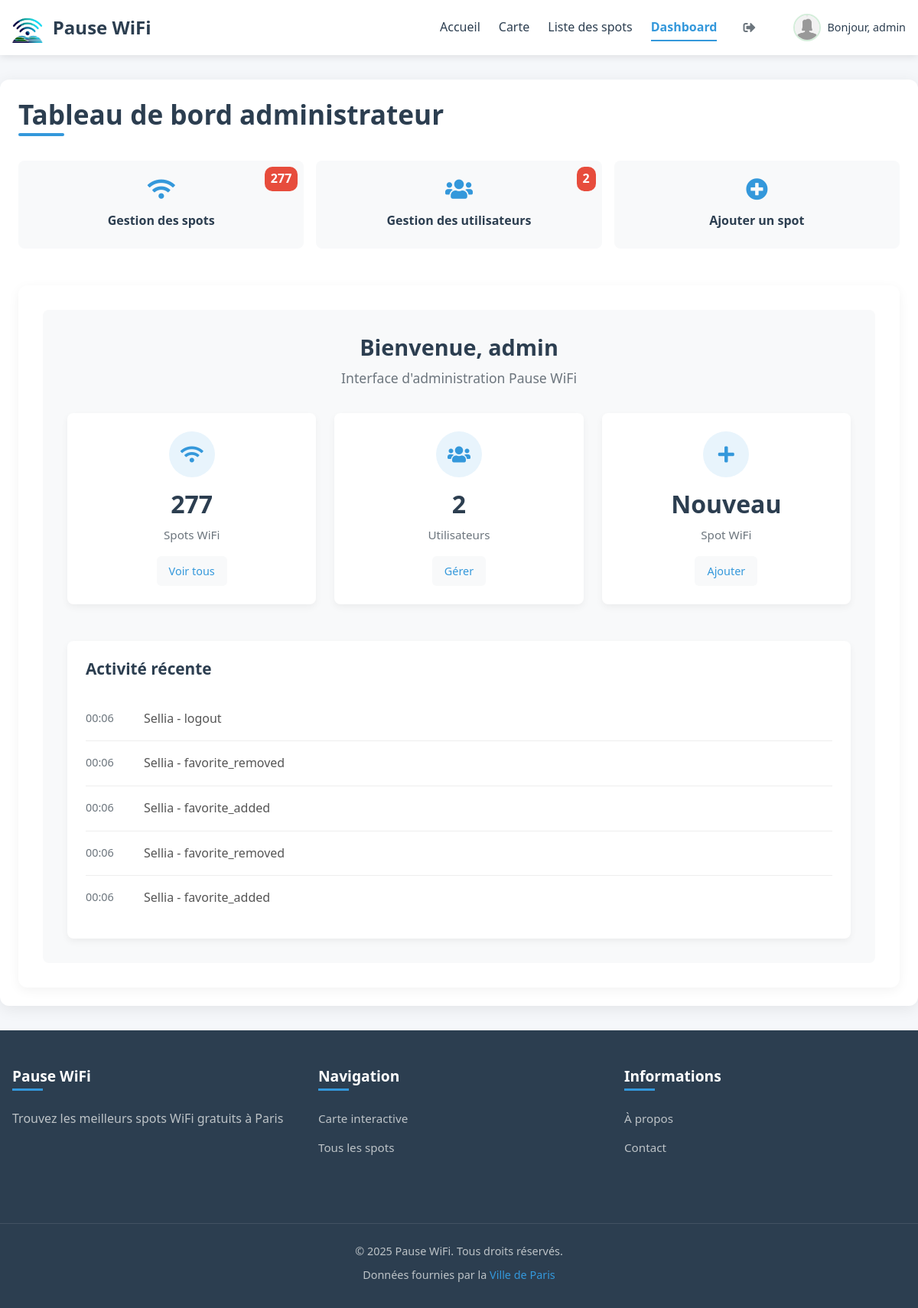
Page /?page=admin (signed in) on the committed database.
### tables this page shows
CREATE TABLE `users` (
  `id` int NOT NULL,
  `username` varchar(50) NOT NULL,
  `email` varchar(100) NOT NULL,
  `password` varchar(255) NOT NULL,
  `role` enum('user','admin') DEFAULT 'user',
  `created_at` timestamp NULL DEFAULT CURRENT_TIMESTAMP,
  `updated_at` timestamp NULL DEFAULT CURRENT_TIMESTAMP ON UPDATE CURRENT_TIMESTAMP,
  `reset_token` varchar(255) DEFAULT NULL,
  `reset_expires` int DEFAULT NULL,
  `profile_picture` varchar(255) DEFAULT NULL
);

CREATE TABLE `activity_logs` (
  `id` int NOT NULL,
  `user_id` int DEFAULT NULL,
  `action` varchar(50) NOT NULL,
  `details` text,
  `ip_address` varchar(45) DEFAULT NULL,
  `created_at` timestamp NULL DEFAULT CURRENT_TIMESTAMP
);

### www/models/User.php (called while the page is built, shortened)
<?php
class User {
    private $db;
    public function __construct($db) {
        $this->db = $db;
    }
    public function getAllUsers() {
        $query = "SELECT id, username, email, role, created_at FROM users ORDER BY username ASC";
        $stmt = $this->db->prepare($query);
        $stmt->execute();
        return $stmt->fetchAll(PDO::FETCH_ASSOC);
    }
    public function getProfilePicture($userId) {
        $query = "SELECT profile_picture FROM users WHERE id = :id";
        $stmt = $this->db->prepare($query);
        $stmt->bindParam(':id', $userId, PDO::PARAM_INT);
        $stmt->execute();
        $result = $stmt->fetch(PDO::FETCH_ASSOC);
        return $result['profile_picture'] ?? null;
    }
}
?>

### www/models/WifiSpot.php (called while the page is built, shortened)
<?php
class WifiSpot {
    private $db;
    public function __construct($db) {
        $this->db = $db;
    }
    public function getAllSpots() {
        $query = "SELECT * FROM wifi_spots ORDER BY site_name ASC";
        $stmt = $this->db->prepare($query);
        $stmt->execute();
        return $stmt->fetchAll(PDO::FETCH_ASSOC);
    }
}
?>

### www/models/ActivityLog.php (called while the page is built, shortened)
<?php
class ActivityLog {
    private $db;
    public function __construct($db) {
        $this->db = $db;
    }
    public function getRecentLogs($limit = 50) {
        $query = "SELECT al.*, u.username
                 FROM activity_logs al
                 LEFT JOIN users u ON al.user_id = u.id
                 ORDER BY al.created_at DESC
                 LIMIT :limit";
        $stmt = $this->db->prepare($query);
        $stmt->bindParam(':limit', $limit, PDO::PARAM_INT);
        $stmt->execute();
        return $stmt->fetchAll(PDO::FETCH_ASSOC);
    }
}
?>

### www/views/admin_dashboard.php (the view, shortened to what this page needs)
<?php
require_once __DIR__ . '/partials/header.php';
$tab = $_GET['tab'] ?? 'welcome';
$db = Database::getInstance();
$wifiSpotModel = new WifiSpot($db);
$userModel = new User($db);
$spots = $wifiSpotModel->getAllSpots();
$users = $userModel->getAllUsers();
$totalSpots = count($spots);
$totalUsers = count($users);
?>
<div class="admin">
    <h1 class="admin__title">Tableau de bord administrateur</h1>
    <div class="admin__menu">
        <a href="/?page=admin&tab=spots" class="admin__menu-btn <?= $tab === 'spots' ? 'admin__menu-btn--active' : '' ?>">
            <i class="fas fa-wifi"></i>
            <span>Gestion des spots</span>
            <span class="admin__badge"><?= $totalSpots ?></span>
        </a>
        <a href="/?page=admin&tab=users" class="admin__menu-btn <?= $tab === 'users' ? 'admin__menu-btn--active' : '' ?>">
            <i class="fas fa-users"></i>
            <span>Gestion des utilisateurs</span>
            <span class="admin__badge"><?= $totalUsers ?></span>
        </a>
        <a href="/?page=admin&tab=add-spot" class="admin__menu-btn <?= $tab === 'add-spot' ? 'admin__menu-btn--active' : '' ?>">
            <i class="fas fa-plus-circle"></i>
            <span>Ajouter un spot</span>
        </a>
    </div>
    <div class="admin__content">
        <?php if ($tab === 'welcome'): ?>
            <div class="admin__welcome">
                <div class="admin__welcome-header">
                    <h2 class="admin__welcome-title">Bienvenue, <?= htmlspecialchars($_SESSION['username']) ?></h2>
                    <p class="admin__welcome-subtitle">Interface d'administration Pause WiFi</p>
                </div>
                <div class="admin__stats">
                    <div class="admin__stat-card">
                        <div class="admin__stat-icon">
                            <i class="fas fa-wifi"></i>
                        </div>
                        <h3 class="admin__stat-number"><?= $totalSpots ?></h3>
                        <p class="admin__stat-label">Spots WiFi</p>
                        <a href="/?page=admin&tab=spots" class="admin__stat-link">Voir tous</a>
                    </div>
                    <div class="admin__stat-card">
                        <div class="admin__stat-icon">
                            <i class="fas fa-users"></i>
                        </div>
                        <h3 class="admin__stat-number"><?= $totalUsers ?></h3>
                        <p class="admin__stat-label">Utilisateurs</p>
                        <a href="/?page=admin&tab=users" class="admin__stat-link">Gérer</a>
                    </div>
                    <div class="admin__stat-card">
                        <div class="admin__stat-icon">
                            <i class="fas fa-plus"></i>
                        </div>
                        <h3 class="admin__stat-number">Nouveau</h3>
                        <p class="admin__stat-label">Spot WiFi</p>
                        <a href="/?page=admin&tab=add-spot" class="admin__stat-link">Ajouter</a>
                    </div>
                </div>
                <div class="admin__activity">
                    <h3 class="admin__activity-title">Activité récente</h3>
                    <?php
                    $activityLog = new ActivityLog($db);
                    $recentLogs = $activityLog->getRecentLogs(5);
                    ?>
                    <?php if (!empty($recentLogs)): ?>
                        <ul class="admin__activity-list">
                            <?php foreach ($recentLogs as $log): ?>
                                <li class="admin__activity-item">
                                    <span class="admin__activity-time">
                                        <?= date('H:i', strtotime($log['created_at'])) ?>
                                    </span>
                                    <span class="admin__activity-details">
                                        <?= htmlspecialchars($log['username'] ?? 'Système') ?> -
                                        <?= htmlspecialchars($log['action']) ?>
                                    </span>
                                </li>
                            <?php endforeach; ?>
                        </ul>
                    <?php else: ?>
                        <p class="admin__activity-empty">Aucune activité récente</p>
                    <?php endif; ?>
                </div>
            </div>
        <?php endif; ?>
    </div>
</div>
<?php require_once __DIR__ . '/partials/footer.php'; ?>

### www/views/partials/header.php (shortened to what this page needs)
<?php
$currentPage = $_GET['page'] ?? 'home';
?>
<!DOCTYPE html>
<html lang="fr">
<head>
    <link rel="stylesheet" href="/assets/css/global.css">
    <link rel="stylesheet" href="/assets/css/header_footer.css">
    <link rel="stylesheet" href="/assets/css/home.css">
    <link rel="stylesheet" href="/assets/css/auth.css">
    <link rel="stylesheet" href="/assets/css/map.css">
    <link rel="stylesheet" href="/assets/css/list.css">
    <link rel="stylesheet" href="/assets/css/spot-detail.css">
    <link rel="stylesheet" href="/assets/css/favorites.css">
    <link rel="stylesheet" href="/assets/css/about.css">
    <link rel="stylesheet" href="/assets/css/contact.css">
    <link rel="stylesheet" href="/assets/css/admin.css">
    <link rel="stylesheet" href="/assets/css/edit-spot.css">
    <link rel="stylesheet" href="/assets/css/not_found.css">
    <link rel="stylesheet" href="/assets/css/profile.css">
    <link rel="stylesheet" href="https://cdnjs.cloudflare.com/ajax/libs/font-awesome/5.15.4/css/all.min.css">
    <link rel="stylesheet" href="https://unpkg.com/leaflet@1.9.4/dist/leaflet.css">
    <link rel="stylesheet" href="https://unpkg.com/leaflet.markercluster@1.4.1/dist/MarkerCluster.Default.css">
</head>
<body>
    <header class="header">
        <div class="header__container">
            <div class="header__logo">
                <a href="/?page=home" class="header__logo-link" aria-label="Accueil">
                    <img src="/assets/img/logo.png" alt="Pause WiFi Logo" class="header__logo-img" width="40" height="40">
                    <span class="header__logo-text">Pause WiFi</span>
                </a>
            </div>
            <nav class="header__nav" aria-label="Navigation principale">
                <ul class="header__nav-list">
                    <li class="header__nav-item <?= $currentPage === 'home' ? 'header__nav-item--active' : '' ?>">
                        <a href="/?page=home" class="header__nav-link">Accueil</a>
                    </li>
                    <li class="header__nav-item <?= $currentPage === 'map' ? 'header__nav-item--active' : '' ?>">
                        <a href="/?page=map" class="header__nav-link">Carte</a>
                    </li>
                    <li class="header__nav-item <?= $currentPage === 'list' ? 'header__nav-item--active' : '' ?>">
                        <a href="/?page=list" class="header__nav-link">Liste des spots</a>
                    </li>
                    <?php if (isset($_SESSION['user_id'])): ?>
                        <?php if ($_SESSION['role'] === 'admin'): ?>
                            <li class="header__nav-item <?= $currentPage === 'admin' ? 'header__nav-item--active' : '' ?>">
                                <a href="/?page=admin" class="header__nav-link">Dashboard</a>
                            </li>
                        <?php else: ?>
                            <li class="header__nav-item <?= $currentPage === 'favorites' ? 'header__nav-item--active' : '' ?>">
                                <a href="/?page=favorites" class="header__nav-link">Mes Favoris</a>
                            </li>
                        <?php endif; ?>
                        <li class="header__nav-item">
                            <a href="/logout.php" class="header__logout" aria-label="Déconnexion">
                                <i class="fas fa-sign-out-alt header__logout-icon"></i>
                            </a>
                        </li>
                        <li class="header__user <?= $_SESSION['role'] === 'admin' ? 'header__user--admin' : '' ?>">
                            <?php
                            $profilePicture = isset($_SESSION['user_id'])
                                ? $userModel->getProfilePicture($_SESSION['user_id'])
                                : null;
                            $picturePath = $profilePicture
                                ? '/uploads/profiles/' . htmlspecialchars($profilePicture)
                                : '/assets/img/default-profile.png';
                            ?>
                            <a href="/?page=profile" class="header__user-link">
                                <img src="<?= $picturePath ?>" alt="Photo de profil" class="header__user-img"
                                    onerror="this.src='/assets/img/default-profile.png'">
                                <span class="header__user-name">Bonjour, <?= htmlspecialchars($_SESSION['username']) ?></span>
                            </a>
                        </li>
                    <?php endif; ?>
                </ul>
            </nav>
        </div>
    </header>
    <main class="main">

### rows in the picture
users: profile_picture (picture)
activity_logs: created_at "00:06", user.username "Sellia", action "logout"
activity_logs: created_at "00:06", user.username "Sellia", action "favorite_removed"
activity_logs: created_at "00:06", user.username "Sellia", action "favorite_added"
activity_logs: created_at "00:06", user.username "Sellia", action "favorite_removed"
activity_logs: created_at "00:06", user.username "Sellia", action "favorite_added"

### other values in the picture
$_SESSION['username'] "admin"
$totalSpots "277"
$totalUsers "2"
